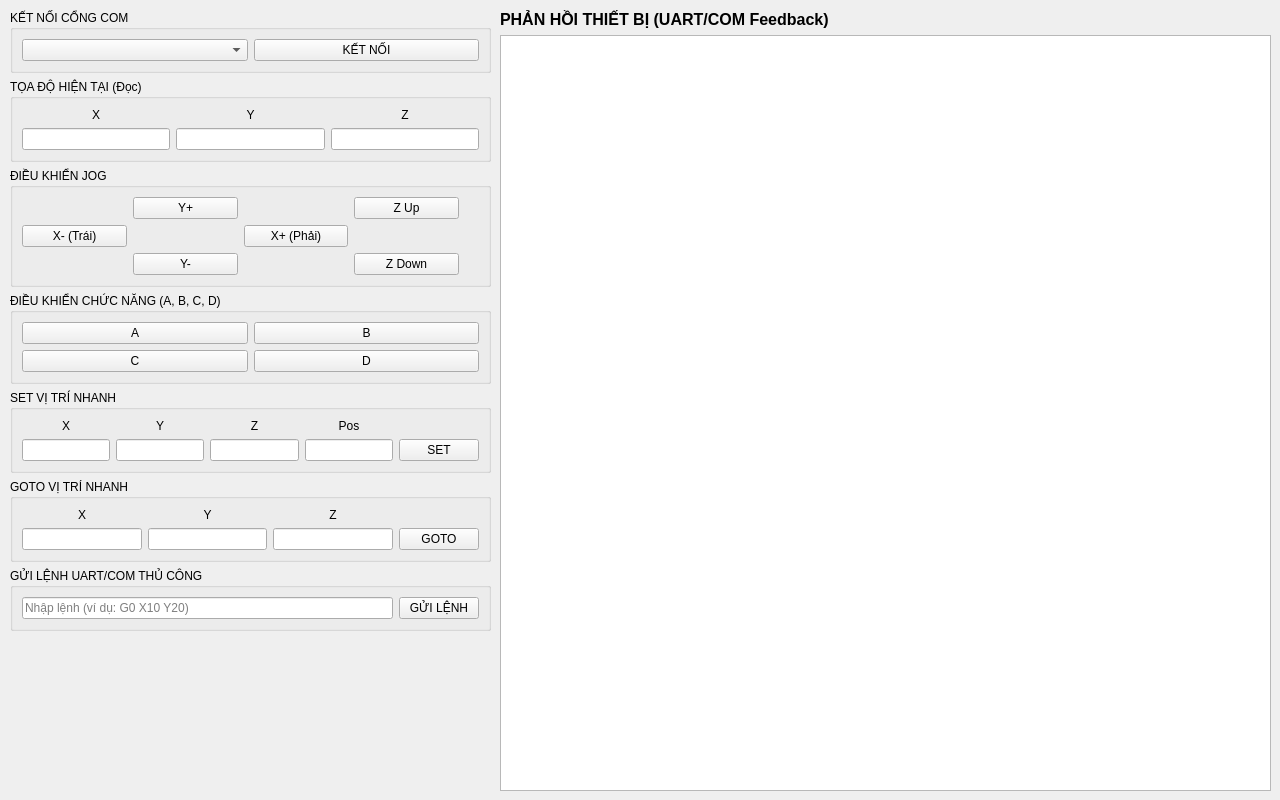
<?xml version="1.0" encoding="UTF-8"?>
<ui version="4.0">
 <class>Form</class>
 <widget class="QWidget" name="Form">
  <property name="geometry">
   <rect>
    <x>0</x>
    <y>0</y>
    <width>1280</width>
    <height>800</height>
   </rect>
  </property>
  <property name="windowTitle">
   <string>UART/COM Port Controller</string>
  </property>
  <widget class="QWidget" name="verticalLayoutWidget_3" native="true">
   <property name="geometry">
    <rect>
     <x>500</x>
     <y>10</y>
     <width>771</width>
     <height>781</height>
    </rect>
   </property>
   <layout class="QVBoxLayout" name="verticalLayout_4">
    <item>
     <widget class="QLabel" name="label_14">
      <property name="font">
       <font>
        <pointsize>12</pointsize>
        <weight>75</weight>
        <bold>true</bold>
       </font>
      </property>
      <property name="text">
       <string>PHẢN HỒI THIẾT BỊ (UART/COM Feedback)</string>
      </property>
     </widget>
    </item>
    <item>
     <widget class="QPlainTextEdit" name="txt_feedback_display">
      <property name="readOnly">
       <bool>true</bool>
      </property>
     </widget>
    </item>
   </layout>
  </widget>
  <widget class="QWidget" name="verticalLayoutWidget" native="true">
   <property name="geometry">
    <rect>
     <x>10</x>
     <y>10</y>
     <width>481</width>
     <height>781</height>
    </rect>
   </property>
   <layout class="QVBoxLayout" name="main_layout">
    <item>
     <widget class="QGroupBox" name="groupBox_com">
      <property name="title">
       <string>KẾT NỐI CỔNG COM</string>
      </property>
      <layout class="QHBoxLayout" name="horizontalLayout">
       <item>
        <widget class="QComboBox" name="cb_com_port">
         <property name="placeholderText" stdset="0">
          <string>Chọn cổng COM</string>
         </property>
        </widget>
       </item>
       <item>
        <widget class="QPushButton" name="btn_connect">
         <property name="text">
          <string>KẾT NỐI</string>
         </property>
        </widget>
       </item>
      </layout>
     </widget>
    </item>
    <item>
     <widget class="QGroupBox" name="groupBox_coord">
      <property name="title">
       <string>TỌA ĐỘ HIỆN TẠI (Đọc)</string>
      </property>
      <layout class="QGridLayout" name="gridLayout_coord">
       <item row="0" column="0">
        <widget class="QLabel" name="label_X">
         <property name="text">
          <string>X</string>
         </property>
         <property name="alignment">
          <set>Qt::AlignCenter</set>
         </property>
        </widget>
       </item>
       <item row="0" column="1">
        <widget class="QLabel" name="label_Y">
         <property name="text">
          <string>Y</string>
         </property>
         <property name="alignment">
          <set>Qt::AlignCenter</set>
         </property>
        </widget>
       </item>
       <item row="0" column="2">
        <widget class="QLabel" name="label_Z">
         <property name="text">
          <string>Z</string>
         </property>
         <property name="alignment">
          <set>Qt::AlignCenter</set>
         </property>
        </widget>
       </item>
       <item row="1" column="0">
        <widget class="QLineEdit" name="txt_display_X">
         <property name="readOnly">
          <bool>true</bool>
         </property>
        </widget>
       </item>
       <item row="1" column="1">
        <widget class="QLineEdit" name="txt_display_Y">
         <property name="readOnly">
          <bool>true</bool>
         </property>
        </widget>
       </item>
       <item row="1" column="2">
        <widget class="QLineEdit" name="txt_display_Z">
         <property name="readOnly">
          <bool>true</bool>
         </property>
        </widget>
       </item>
      </layout>
     </widget>
    </item>
    <item>
     <widget class="QGroupBox" name="groupBox_jog">
      <property name="title">
       <string>ĐIỀU KHIỂN JOG</string>
      </property>
      <layout class="QGridLayout" name="gridLayout_2">
       <item row="0" column="1">
        <widget class="QPushButton" name="btn_Y_plus">
         <property name="text">
          <string>Y+</string>
         </property>
        </widget>
       </item>
       <item row="1" column="0">
        <widget class="QPushButton" name="btn_X_minus">
         <property name="text">
          <string>X- (Trái)</string>
         </property>
        </widget>
       </item>
       <item row="1" column="2">
        <widget class="QPushButton" name="btn_X_plus">
         <property name="text">
          <string>X+ (Phải)</string>
         </property>
        </widget>
       </item>
       <item row="2" column="1">
        <widget class="QPushButton" name="btn_Y_minus">
         <property name="text">
          <string>Y-</string>
         </property>
        </widget>
       </item>
       <item row="0" column="3">
        <widget class="QPushButton" name="btn_Z_up">
         <property name="text">
          <string>Z Up</string>
         </property>
        </widget>
       </item>
       <item row="2" column="3">
        <widget class="QPushButton" name="btn_Z_down">
         <property name="text">
          <string>Z Down</string>
         </property>
        </widget>
       </item>
       <item row="1" column="3">
        <spacer name="horizontalSpacer">
         <property name="orientation">
          <enum>Qt::Horizontal</enum>
         </property>
         <property name="sizeType">
          <enum>QSizePolicy::Fixed</enum>
         </property>
         <property name="sizeHint" stdset="0">
          <size>
           <width>20</width>
           <height>20</height>
          </size>
         </property>
        </spacer>
       </item>
       <item row="1" column="4">
        <spacer name="horizontalSpacer_2">
         <property name="orientation">
          <enum>Qt::Horizontal</enum>
         </property>
         <property name="sizeType">
          <enum>QSizePolicy::Fixed</enum>
         </property>
         <property name="sizeHint" stdset="0">
          <size>
           <width>20</width>
           <height>20</height>
          </size>
         </property>
        </spacer>
       </item>
      </layout>
     </widget>
    </item>
    <item>
     <widget class="QGroupBox" name="groupBox_preset">
      <property name="title">
       <string>ĐIỀU KHIỂN CHỨC NĂNG (A, B, C, D)</string>
      </property>
      <layout class="QGridLayout" name="gridLayout_func">
       <item row="0" column="1">
        <widget class="QPushButton" name="btn_B">
         <property name="text">
          <string>B</string>
         </property>
        </widget>
       </item>
       <item row="1" column="1">
        <widget class="QPushButton" name="btn_D">
         <property name="text">
          <string>D</string>
         </property>
        </widget>
       </item>
       <item row="1" column="0">
        <widget class="QPushButton" name="btn_C">
         <property name="text">
          <string>C</string>
         </property>
        </widget>
       </item>
       <item row="0" column="0">
        <widget class="QPushButton" name="btn_A">
         <property name="text">
          <string>A</string>
         </property>
        </widget>
       </item>
      </layout>
     </widget>
    </item>
    <item>
     <widget class="QGroupBox" name="groupBox_goto">
      <property name="title">
       <string>SET VỊ TRÍ NHANH</string>
      </property>
      <layout class="QGridLayout" name="gridLayout_3">
       <item row="1" column="0">
        <widget class="QLabel" name="label_goto_X">
         <property name="text">
          <string>X</string>
         </property>
         <property name="alignment">
          <set>Qt::AlignCenter</set>
         </property>
        </widget>
       </item>
       <item row="1" column="3">
        <widget class="QLabel" name="label_goto_Z">
         <property name="text">
          <string>Z</string>
         </property>
         <property name="alignment">
          <set>Qt::AlignCenter</set>
         </property>
        </widget>
       </item>
       <item row="1" column="1">
        <widget class="QLabel" name="label_goto_Y">
         <property name="text">
          <string>Y</string>
         </property>
         <property name="alignment">
          <set>Qt::AlignCenter</set>
         </property>
        </widget>
       </item>
       <item row="3" column="3">
        <widget class="QLineEdit" name="txt_input_goto_Z"/>
       </item>
       <item row="3" column="1">
        <widget class="QLineEdit" name="txt_input_goto_Y"/>
       </item>
       <item row="3" column="0">
        <widget class="QLineEdit" name="txt_input_goto_X"/>
       </item>
       <item row="3" column="6">
        <widget class="QPushButton" name="btn_goto">
         <property name="text">
          <string>SET</string>
         </property>
        </widget>
       </item>
       <item row="1" column="4">
        <widget class="QLabel" name="label_goto_X_3">
         <property name="text">
          <string>Pos</string>
         </property>
         <property name="alignment">
          <set>Qt::AlignCenter</set>
         </property>
        </widget>
       </item>
       <item row="3" column="4">
        <widget class="QLineEdit" name="txt_input_goto_X_3"/>
       </item>
      </layout>
     </widget>
    </item>
    <item>
     <widget class="QGroupBox" name="groupBox_goto_2">
      <property name="title">
       <string>GOTO VỊ TRÍ NHANH</string>
      </property>
      <layout class="QGridLayout" name="gridLayout_4">
       <item row="1" column="3">
        <widget class="QPushButton" name="btn_goto_2">
         <property name="text">
          <string>GOTO</string>
         </property>
        </widget>
       </item>
       <item row="1" column="0">
        <widget class="QLineEdit" name="txt_input_goto_X_2"/>
       </item>
       <item row="0" column="1">
        <widget class="QLabel" name="label_goto_Y_2">
         <property name="text">
          <string>Y</string>
         </property>
         <property name="alignment">
          <set>Qt::AlignCenter</set>
         </property>
        </widget>
       </item>
       <item row="1" column="1">
        <widget class="QLineEdit" name="txt_input_goto_Y_2"/>
       </item>
       <item row="0" column="2">
        <widget class="QLabel" name="label_goto_Z_2">
         <property name="text">
          <string>Z</string>
         </property>
         <property name="alignment">
          <set>Qt::AlignCenter</set>
         </property>
        </widget>
       </item>
       <item row="1" column="2">
        <widget class="QLineEdit" name="txt_input_goto_Z_2"/>
       </item>
       <item row="0" column="0">
        <widget class="QLabel" name="label_goto_X_2">
         <property name="text">
          <string>X</string>
         </property>
         <property name="alignment">
          <set>Qt::AlignCenter</set>
         </property>
        </widget>
       </item>
      </layout>
     </widget>
    </item>
    <item>
     <widget class="QGroupBox" name="groupBox_manual_cmd">
      <property name="title">
       <string>GỬI LỆNH UART/COM THỦ CÔNG</string>
      </property>
      <layout class="QHBoxLayout" name="horizontalLayout_2">
       <item>
        <widget class="QLineEdit" name="txt_input_command">
         <property name="placeholderText">
          <string>Nhập lệnh (ví dụ: G0 X10 Y20)</string>
         </property>
        </widget>
       </item>
       <item>
        <widget class="QPushButton" name="btn_send_command">
         <property name="text">
          <string>GỬI LỆNH</string>
         </property>
        </widget>
       </item>
      </layout>
     </widget>
    </item>
    <item>
     <spacer name="verticalSpacer">
      <property name="orientation">
       <enum>Qt::Vertical</enum>
      </property>
      <property name="sizeHint" stdset="0">
       <size>
        <width>20</width>
        <height>40</height>
       </size>
      </property>
     </spacer>
    </item>
   </layout>
  </widget>
 </widget>
 <resources/>
 <connections/>
</ui>
